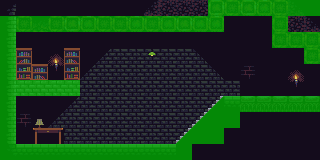

The image is a tile-based game level rendered from a .tmx file. Its description and source (layers, tilesets, objects; grid data summarised) follow:
An orthogonal 20x10 tile map with 16x16 px tiles, 3 tile layers (Tile Layer 3, Tile Layer 1, Collisions), 2 tilesets and 1 object (Enemy).

<map version="1.0" orientation="orthogonal" width="20" height="10" tilewidth="16" tileheight="16" backgroundcolor="#140c1c">
 <properties>
  <property name="cellX" value="16" />
  <property name="cellY" value="16" />
  <property name="name" value="Test Map" />
 </properties>
 <tileset firstgid="1" name="Main" tilewidth="16" tileheight="16">
  <image source="../tileset.png" width="160" height="176" />
  <tile id="23">
   <properties>
    <property name="type" value="block" />
   </properties>
  </tile>
 </tileset>
 <tileset firstgid="111" name="utiltileset" tilewidth="16" tileheight="16">
  <image source="../utiltileset.png" width="64" height="16" />
 </tileset>
 <layer name="Tile Layer 3" width="20" height="10">
  <data>[200 cells, 56 non-empty, 2 distinct tile ids]</data>
 </layer>
 <layer name="Tile Layer 1" width="20" height="10">
  <data>[200 cells, 84 non-empty, 21 distinct tile ids]</data>
 </layer>
 <layer name="Collisions" width="20" height="10" opacity="0.79">
  <data>[200 cells, 62 non-empty, 2 distinct tile ids]</data>
 </layer>
 <objectgroup name="objectLayer" width="20" height="10">
  <object name="Thingling" type="Enemy" x="256" y="80" width="16" height="16" />
 </objectgroup>
</map>